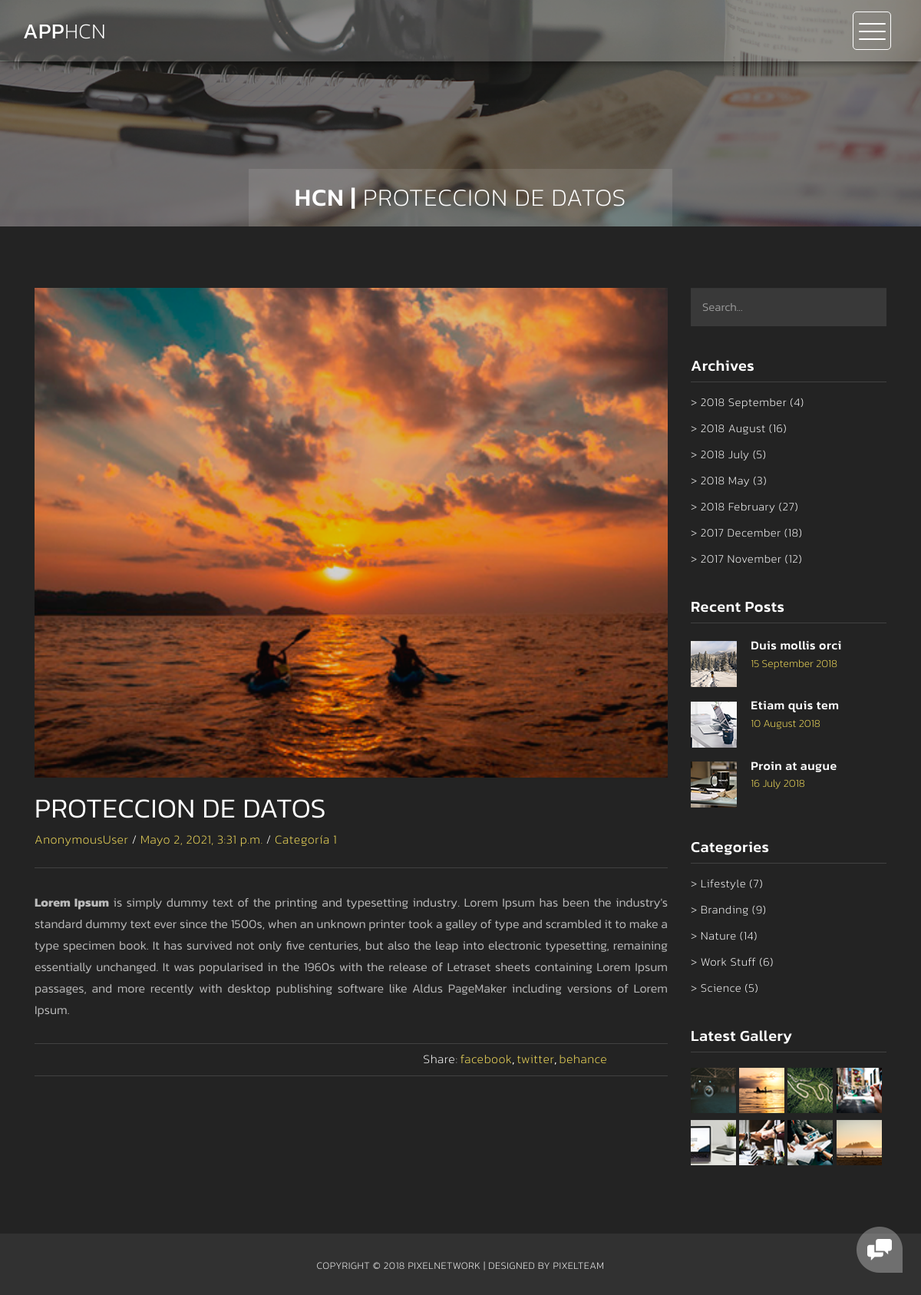
The app's page /post/2/ with its own data.
### page/models.py (models this page shows, shortened)
class Post(models.Model):
    id = models.AutoField(primary_key=True)
    title = models.CharField('Titulo', max_length=90, blank=False, null=False)
    description = models.CharField('Descripcion', max_length=110, blank=False, null=False)
    contents = RichTextField(verbose_name = "Contenido del post")
    image = models.ImageField(verbose_name = "Imagen", upload_to = "post")
    category = models.ForeignKey(Category, on_delete=models.CASCADE)
    created = models.DateTimeField(auto_now_add=True, verbose_name = "Fecha de creación")
    updated = models.DateTimeField(auto_now=True, verbose_name = "Fecha de edición")
    class Meta:
        verbose_name = 'Post'
        verbose_name_plural = 'Posts'
        ordering = ["-created"]

class Category(models.Model):
    id = models.AutoField(primary_key=True)
    name = models.CharField('Nombre de la categoria', max_length=100, null=False, blank=False)
    creation_date = models.DateField('Fecha de creacion', auto_now=False, auto_now_add=True)
    class Meta:
        verbose_name = 'Categoria'
        verbose_name_plural = 'Categorias'
    def __str__(self):
        return self.name

### homepage/views.py (the view)
# urls.py: path('post/<id>/',post_detail, name='post_detail'),
def post_detail(request,id):
    post = Post.objects.get(
        id = id
    )
    print(post.id)
    return render(request, 'page.html', {'post_detail':post} )

### homepage/templates/page.html (shortened to what this page needs)
{% load static %}
<!DOCTYPE html>
<html>
<head>
    <link rel="stylesheet" href="{% static 'homepage/css/bootstrap.min.css' %}">
    <link rel="stylesheet" href="{% static 'homepage/css/bootstrap-theme.min.css' %}">
    <link rel="stylesheet" href="{% static 'homepage/css/fontAwesome.css' %}">
    <link rel="stylesheet" href="{% static 'homepage/css/light-box.css' %}">
    <link rel="stylesheet" href="{% static 'homepage/css/templatemo-style.css' %}">
</head>
<body>
    <nav>
        <div class="logo">
            <a href="/">App<em>HCN</em></a>
        </div>
        <div class="menu-icon">
            <span></span>
        </div>
    </nav>
    <div class="page-heading">
        <div class="container">
            <div class="heading-content">
                <h1>HCN |<em> {{post_detail.title}}</em></h1>
            </div>
        </div>
    </div>
    <div class="blog-entries">
        <div class="container">
            <div class="col-md-9">
                <div class="blog-posts">
                    <div class="row">
                        <div class="col-md-12">
                            <div class="single-blog-post">
                                <img src="{{post_detail.image.url}}" alt="">
                                <div class="text-content">
                                    <h2>{{post_detail.title}}</h2>
                                    <span><a href="#">{{user}}</a> / <a href="#">{{post_detail.created}}</a> / <a
                                            href="#">{{post_detail.category}}</a></span>
                                    <p>
                                        {{post_detail.contents | safe}}
                                    </p>
                                    <div class="tags-share">
                                        <div class="row">
                                            <div class="col-md-6">
                                            </div>
                                            <div class="col-md-6">
                                                <ul class="share">
                                                    <li>Share:</li>
                                                    <li><a href="#">facebook</a>,</li>
                                                    <li><a href="#">twitter</a>,</li>
                                                    <li><a href="#">behance</a></li>
                                                </ul>
                                            </div>
                                        </div>
                                    </div>
                                </div>
                            </div>
                        </div>
                    </div>
                </div>
            </div>
            <div class="col-md-3">
                <div class="side-bar">
                    <div class="search">
                        <fieldset>
                            <input name="search" type="text" class="form-control" id="search" placeholder="Search..."
                                required="">
                        </fieldset>
                    </div>
                    <div class="archives">
                        <div class="sidebar-heding">
                            <h2>Archives</h2>
                        </div>
                        <ul>
                            <li><a href="#">> 2018 September (4)</a></li>
                            <li><a href="#">> 2018 August (16)</a></li>
                            <li><a href="#">> 2018 July (5)</a></li>
                            <li><a href="#">> 2018 May (3)</a></li>
                            <li><a href="#">> 2018 February (27)</a></li>
                            <li><a href="#">> 2017 December (18)</a></li>
                            <li><a href="#">> 2017 November (12)</a></li>
                        </ul>
                    </div>
                    <div class="recent-posts">
                        <div class="sidebar-heding">
                            <h2>Recent Posts</h2>
                        </div>
                        <ul>
                            <li><a href="#">
                                    <img src="{% static 'homepage/img/recent_post_1.png' %}" alt="Recent Post 1">
                                    <div class="text">
                                        <h6>Duis mollis orci</h6>
                                        <span>15 September 2018</span>
                                    </div>
                            </li></a>
                            <li><a href="single-post.html">
                                    <img src="{% static 'homepage/img/recent_post_2.png' %}" alt="Recent Post 2">
                                    <div class="text">
                                        <h6>Etiam quis tem</h6>
                                        <span>10 August 2018</span>
                                    </div>
                            </li></a>
                            <li><a href="single-post.html">
                                    <img src="{% static 'homepage/img/recent_post_3.png' %}" alt="Recent Post 3">
                                    <div class="text">
                                        <h6>Proin at augue</h6>
                                        <span>16 July 2018</span>
                                    </div>
                            </li></a>
                        </ul>
                    </div>
                    <div class="categories">
                        <div class="sidebar-heding">
                            <h2>Categories</h2>
                        </div>
                        <ul>
                            <li><a href="#">> Lifestyle (7)</a></li>
                            <li><a href="#">> Branding (9)</a></li>
                            <li><a href="#">> Nature (14)</a></li>
                            <li><a href="#">> Work Stuff (6)</a></li>
                            <li><a href="#">> Science (5)</a></li>
                        </ul>
                    </div>
                    <div class="latest-gallery">
                        <div class="sidebar-heding">
                            <h2>Latest Gallery</h2>
                        </div>
                        <ul>
                            <li><a href="#"></a><img src="{% static 'homepage/img/latest_gallery_1.png' %}" alt=""></a></li>
                            <li><a href="#"></a><img src="{% static 'homepage/img/latest_gallery_2.png' %}" alt=""></a></li>
                            <li><a href="#"></a><img src="{% static 'homepage/img/latest_gallery_3.png' %}" alt=""></a></li>
                            <li><a href="#"></a><img src="{% static 'homepage/img/latest_gallery_4.png' %}" alt=""></a></li>
                            <li><a href="#"></a><img src="{% static 'homepage/img/latest_gallery_5.png' %}" alt=""></a></li>
                            <li><a href="#"></a><img src="{% static 'homepage/img/latest_gallery_6.png' %}" alt=""></a></li>
                            <li><a href="#"></a><img src="{% static 'homepage/img/latest_gallery_7.png' %}" alt=""></a></li>
                            <li><a href="#"></a><img src="{% static 'homepage/img/latest_gallery_8.png' %}" alt=""></a></li>
                        </ul>
                    </div>
                </div>
            </div>
        </div>
    </div>
    <footer>
        <div class="container-fluid">
            <div class="col-md-12">
                <p>Copyright &copy; 2018 Pixelnetwork
                    | Designed by Pixelteam</p>
            </div>
        </div>
    </footer>
    <div class="popup-icon">
        <button id="modBtn" class="modal-btn"><img src="{% static 'homepage/img/contact-icon.png' %}" alt=""></button>
    </div>
</body>
</html>

### static/homepage/css/light-box.css (style rules this page uses)
body:after { content: url(../img/close.png) url(../img/loading.gif) url(../img/prev.png) url(../img/next.png); display: none; }

### records on screen
Post: title "PROTECCION DE DATOS", image (picture), created "Mayo 2, 2021, 3:31 p.m.", category "Categoría 1", contents "Lorem Ipsum is simply dummy text of the printing and typesetting industry. Lorem Ipsum has been the industry's standard dummy text ever since the 1500s, when an unknown printer took a galley of type and scrambled it to make a type specimen book. It has survived not only five centuries, but also the leap into electronic typesetting, remaining essentially unchanged. It was popularised in the 1960s with the release of Letraset sheets containing Lorem Ipsum passages, and more recently with desktop publishing software like Aldus PageMaker including versions of Lorem Ipsum."

### other values on screen
{{ user }} "AnonymousUser"
